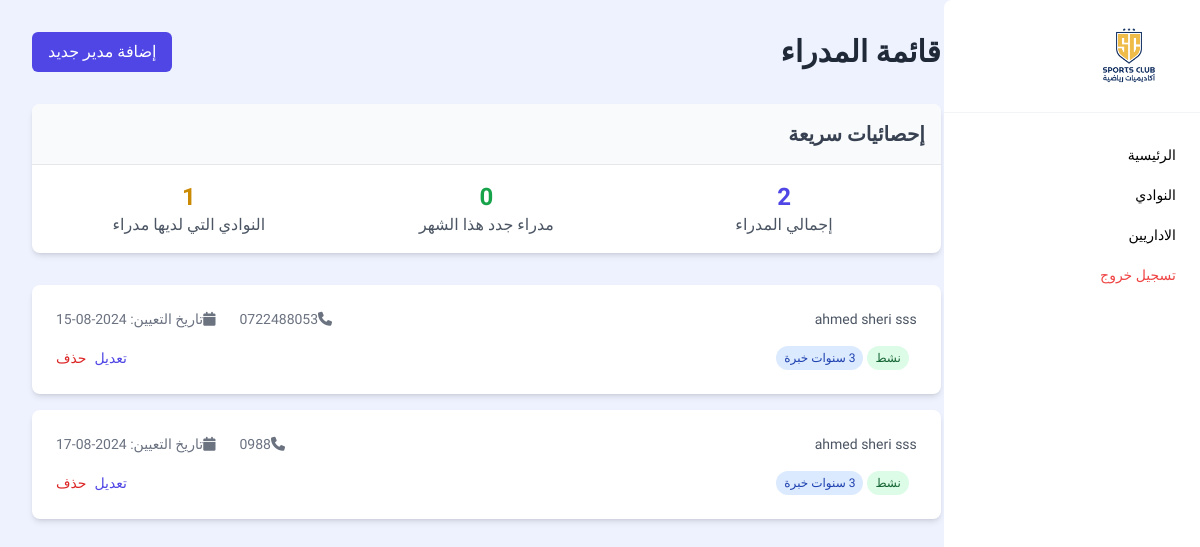
The page /admin_dashboard/viewDirector on the database its author committed.
### accounts/models.py (models this page shows, shortened)
class UserProfile(models.Model):
    user = models.OneToOneField(User, on_delete=models.CASCADE)
    profile_image_base64 = models.TextField(blank=True, null=True)
    account_type = models.CharField(max_length=250, choices=AccountTypeChoices)
    creation_date = models.DateTimeField(auto_now_add=True)
    director_profile = models.ForeignKey('DirectorProfile', on_delete=models.SET_NULL, null=True, blank=True)
    student_profile = models.ForeignKey('StudentProfile', on_delete=models.SET_NULL, null=True, blank=True)
    Coach_profile = models.ForeignKey('CoachProfile', on_delete=models.SET_NULL, null=True, blank=True)
    is_active = models.BooleanField(default=False)
    last_active_datetime = models.DateTimeField(null=True, blank=True)
    is_in_chat = models.BooleanField(default=False)

class DirectorProfile(models.Model):
    full_name = models.CharField(max_length=50)
    phone = models.CharField(max_length=50)
    about = models.TextField(null=True)
    club = models.ForeignKey('ClubsModel', on_delete=models.SET_NULL, null=True)
    creation_date = models.DateTimeField(auto_now_add=True)

class ClubsModel(models.Model):
    name = models.CharField(max_length=250, null=True, verbose_name="اسم الاكادمية")
    club_profile_image_base64 = models.TextField(blank=True, null=True)
    desc = models.CharField(max_length=255, null=True, verbose_name="وصف قصير")
    about = models.TextField(max_length=255, null=True, verbose_name="نبذة")
    city = models.CharField(max_length=255, choices = citys, null=True, verbose_name="المدينة")
    district = models.CharField(max_length=250, null=True, verbose_name="الحي")
    street = models.CharField(max_length=250, null=True, verbose_name="الشارع")
    creation_date = models.DateTimeField(auto_now_add=True)

### admin_dashboard/views.py (the view)
# urls.py: path('viewDirector', views.viewDirector, name="viewDirector"),
def viewDirector(request):
    date_time_now = datetime.now()
    directors = UserProfile.objects.filter(account_type='2')
    this_month_directors = directors.filter(creation_date__year=date_time_now.year, creation_date__month=date_time_now.month)
    Clubs = ClubsModel.objects.all()
    Directors = DirectorProfile.objects.all()
    clubs_have_Director = 0
    for i in Clubs:
        if Directors.filter(club=i).exists():clubs_have_Director+=1
        break
    return render(request, 'admin_dashboard/Director/viewDirector.html', {'directors':directors, 'this_month_directors':this_month_directors, 'clubs_have_Director':clubs_have_Director})

### templates/admin_dashboard/Director/viewDirector.html (shortened to what this page needs)
{% extends "base_admin_dashboard.html" %} {% load static %} {% block content %}
<section class="bg-indigo-50 w-full min-h-screen p-4 md:p-8">
  <div class="max-w-6xl mx-auto md:pr-[20%]">
    <div class="flex justify-between items-center mb-8">
      <h1 class="text-3xl font-bold text-gray-800">قائمة المدراء</h1>
      <a
        href="{% url 'addDirector' %}"
        class="bg-indigo-600 text-white px-4 py-2 rounded-md hover:bg-indigo-700 transition duration-300 ease-in-out"
        >إضافة مدير جديد</a
      >
    </div>
    <div class="bg-white rounded-lg shadow-md overflow-hidden mb-8">
      <div class="p-4 bg-gray-50 border-b border-gray-200">
        <h2 class="text-xl font-semibold text-gray-700">إحصائيات سريعة</h2>
      </div>
      <div class="p-4 grid grid-cols-1 md:grid-cols-3 gap-4">
        <div class="text-center">
          <p class="text-2xl font-bold text-indigo-600">{{directors.count}}</p>
          <p class="text-gray-600">إجمالي المدراء</p>
        </div>
        <div class="text-center">
          <p class="text-2xl font-bold text-green-600">{{this_month_directors.count}}</p>
          <p class="text-gray-600">مدراء جدد هذا الشهر</p>
        </div>
        <div class="text-center">
          <p class="text-2xl font-bold text-yellow-600">{{clubs_have_Director}}</p>
          <p class="text-gray-600">النوادي التي لديها مدراء</p>
        </div>
      </div>
    </div>
    <ul class="space-y-4">
      {% for director in directors %}
      <li class="bg-white rounded-lg shadow-md overflow-hidden">
        <div class="p-6">
          <div
            class="flex flex-col md:flex-row md:items-center md:justify-between"
          >
            <div class="mb-4 md:mb-0">
              <p class="text-sm text-gray-600">{{director.director_profile.club.name}}</p>
            </div>
            <div
              class="flex flex-col md:flex-row md:items-center space-y-2 md:space-y-0 md:space-x-4 rtl:space-x-reverse"
            >
              <span class="text-sm text-gray-500"
                ><i class="fas fa-phone mr-2"></i>{{director.director_profile.phone}}</span
              >
              <span class="text-sm text-gray-500"
                ><i class="fas fa-calendar mr-2"></i>تاريخ التعيين:
                {{director.creation_date|date:'Y-m-d'}}</span
              >
            </div>
          </div>
          <div class="mt-4 flex flex-wrap justify-between items-center">
            <div class="mt-2 md:mt-0">
              <span
                class="inline-block bg-green-100 text-green-800 text-xs px-2 py-1 rounded-full mr-2"
                >نشط</span
              >
              <span
                class="inline-block bg-blue-100 text-blue-800 text-xs px-2 py-1 rounded-full"
                >3 سنوات خبرة</span
              >
            </div>
            <div class="mt-4 md:mt-0 flex space-x-2 rtl:space-x-reverse">
              <a
                href="{% url 'editDirector' director.id %}"
                class="text-indigo-600 hover:text-indigo-800 text-sm font-medium"
                >تعديل</a
              >
              <a
                href="{% url 'deleteDirector' director.id %}"
                class="text-red-600 hover:text-red-800 text-sm font-medium"
                >حذف</a
              >
            </div>
          </div>
        </div>
      </li>
      {% endfor %}
    </ul>
  </div>
</section>
{% endblock content %}

### templates/base_admin_dashboard.html (style rules this page uses)
body { font-family: "Cairo", sans-serif; }

### rows shown on the page
UserProfile: director_profile.club.name "ahmed sheri sss", director_profile.phone "0722488053", creation_date "2024-08-15"
UserProfile: director_profile.club.name "ahmed sheri sss", director_profile.phone "0988", creation_date "2024-08-17"

### other values the page prints
{{ directors.count }} "2"
{{ this_month_directors.count }} "0"
{{ clubs_have_Director }} "1"
